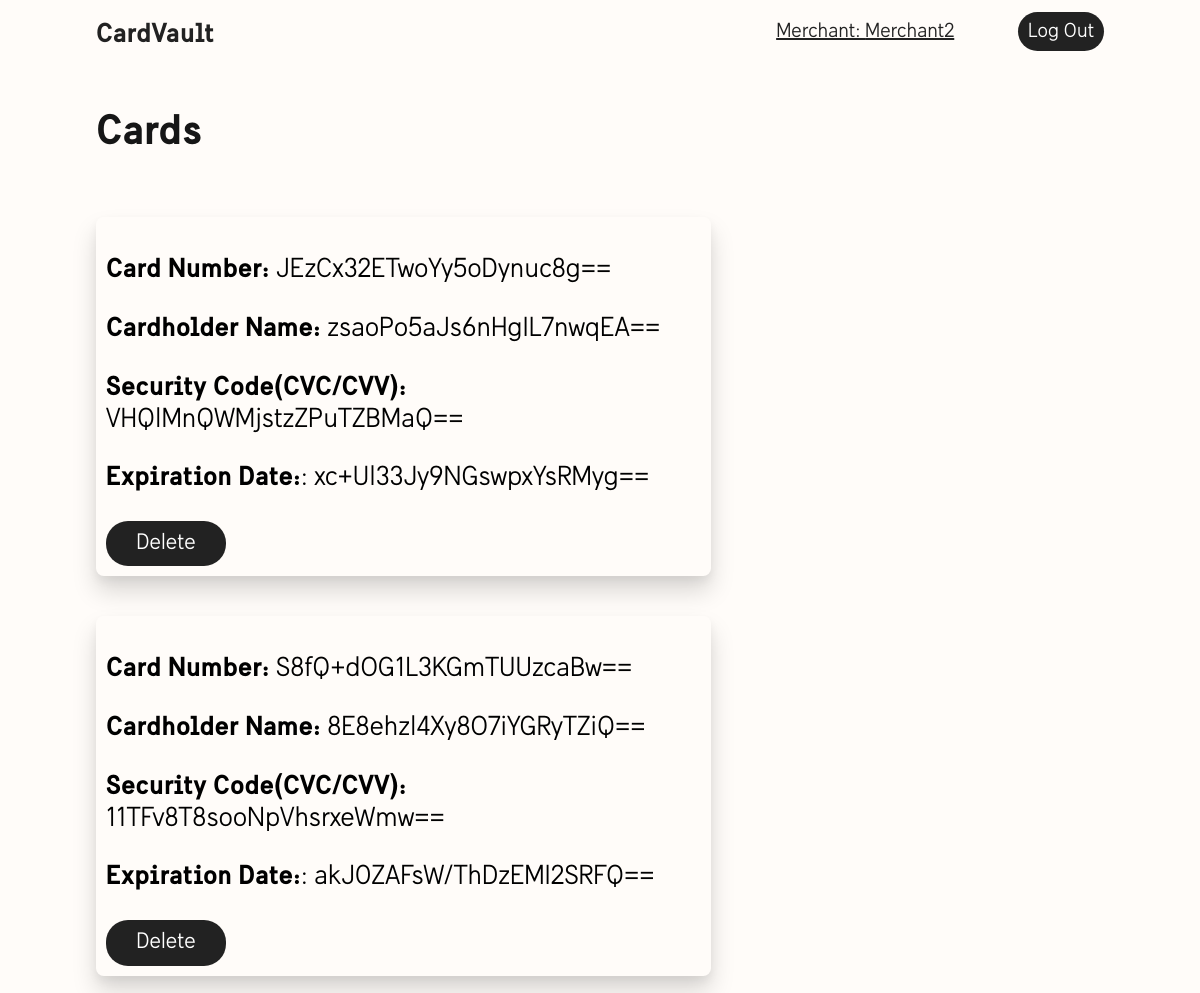
The app's page /merchantcardvault.php (signed in) with its own data.
### tables this page shows
CREATE TABLE `carddetails` (
  `id` int(11) NOT NULL,
  `cardnumber` varbinary(255) NOT NULL,
  `cardholder_name` varbinary(255) NOT NULL,
  `cvv` varbinary(255) NOT NULL,
  `expiration_date` varbinary(255) NOT NULL,
  `user_id` varbinary(255) NOT NULL
);

### merchantcardvault.php (called while the page is built, shortened)
<?php
try {
    $pdo = new PDO("mysql:host=localhost;dbname=cardvault;charset=utf8", "root", "");
    $pdo->setAttribute(PDO::ATTR_ERRMODE, PDO::ERRMODE_EXCEPTION);
    $sql = "SELECT * FROM `cardvault`.`carddetails`";
    $stmt = $pdo->prepare($sql);
    $stmt->execute();
    $cards = $stmt->fetchAll(PDO::FETCH_ASSOC);
} catch(PDOException $e) {
    $output = "Unable to connect to the database server: " .
        $e->getMessage() . " in " .
        $e->getFile() . ":" . $e->getLine();
    $output .=  "<br>" . $e;
}
include __DIR__ . "/templates/merchantcardvault.html.php";
include __DIR__ . "/templates/layout.html.php";

### templates/merchantcardvault.html.php (the view, shortened to what this page needs)
<div class="vault">
    <div class="vault-header">
        <h1>Cards</h1>
    </div>
    <div class="vault-cards">
        <?php foreach ($cards as $card): ?>
            <div class="merchant-card">
                <p><span style="font-weight: bold;">Card Number: </span><?=htmlspecialchars(base64_encode($card["cardnumber"]));?></p>
                <p><span style="font-weight: bold;">Cardholder Name: </span><?=htmlspecialchars(base64_encode($card["cardholder_name"]));?></p>
                <p><span style="font-weight: bold;">Security Code(CVC/CVV): </span><?=htmlspecialchars(base64_encode($card["cvv"]));?></p>
                <p><span style="font-weight: bold;">Expiration Date:</span>: <?=htmlspecialchars(base64_encode($card["expiration_date"]));?></p>
                <div class="card-modifiers">
                    <form action="deletecard.php" method="post">
                        <button class="card-modifier-btn delete-btn" type="submit">Delete</button>
                    </form>
                </div>
            </div>
        <?php endforeach; ?>
    </div>
</div>

### records on screen
carddetails: cardnumber "JEzCx32ETwoYy5oDynuc8g==", cardholder_name "zsaoPo5aJs6nHgIL7nwqEA==", cvv "VHQlMnQWMjstzZPuTZBMaQ==", expiration_date "xc+Ul33Jy9NGswpxYsRMyg=="
carddetails: cardnumber "S8fQ+dOG1L3KGmTUUzcaBw==", cardholder_name "8E8ehzl4Xy8O7iYGRyTZiQ==", cvv "11TFv8T8sooNpVhsrxeWmw==", expiration_date "akJ0ZAFsW/ThDzEMI2SRFQ=="

### other values on screen
$_SESSION["username"] "Merchant2"
